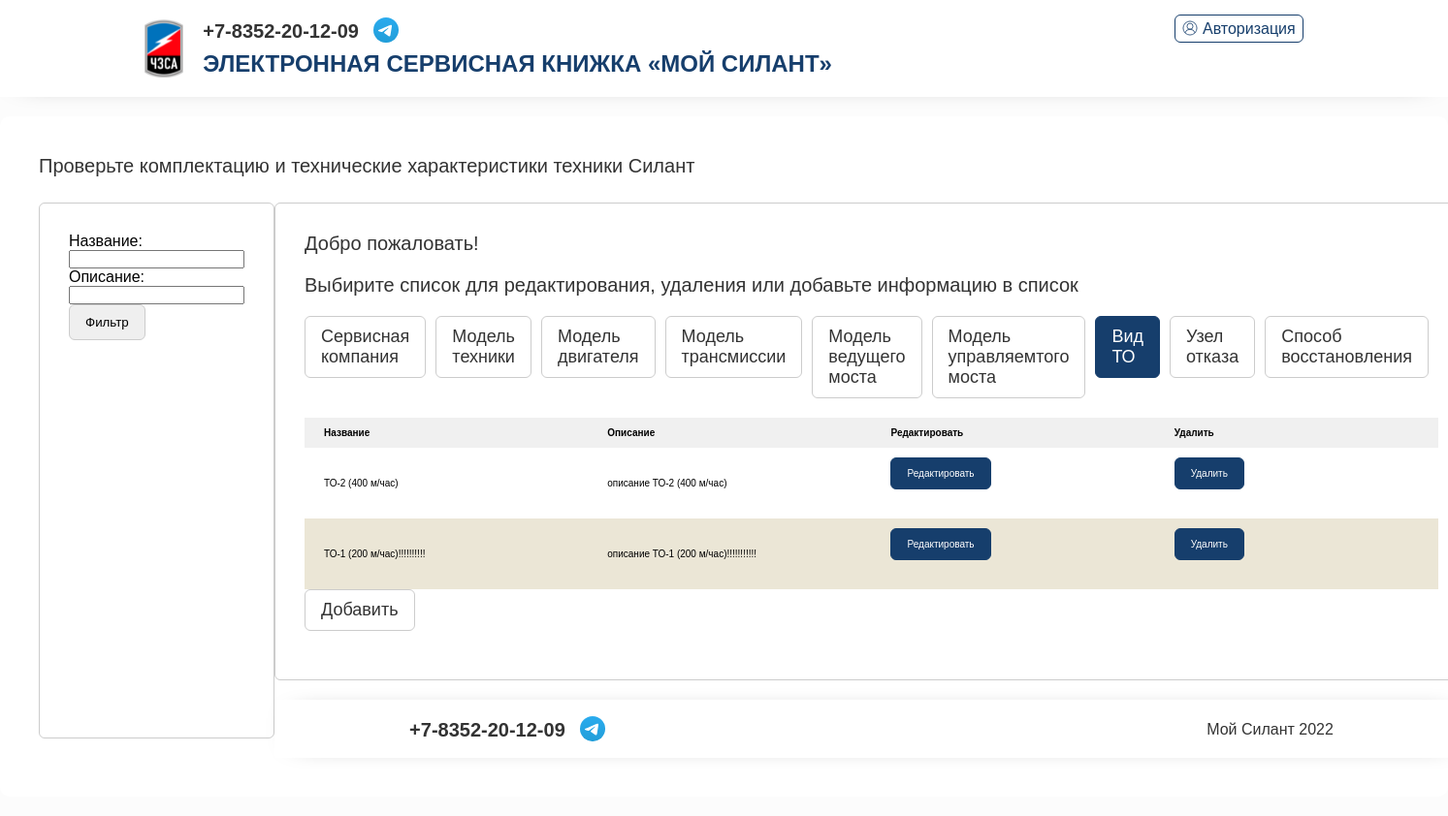
The page /servisetype/ on the database its author committed.
### service/models.py (models this page shows, shortened)
class ServiceType(models.Model):
    name = models.TextField(verbose_name='Название')
    description = models.TextField(verbose_name='Описание')
    class Meta:
        verbose_name = 'Вид ТО'

### service/views.py (the view)
# urls.py: path('servisetype/', ServiceTypeListView.as_view(), name='servisetype'),
class ServiceTypeListView(ListView):
    model = ServiceType
    context_object_name = 'servicetype'
    template_name = 'lists/servicetype_list.html'
    queryset = ServiceType.objects.all()
    def get_context_data(self, **kwargs):  # забираем отфильтрованные объекты переопределяя метод get_context_data у наследуемого класса (привет, полиморфизм, мы скучали!!!)
        context = super().get_context_data(**kwargs)
        context['filter'] = ServiceTypeFilter(self.request.GET, queryset=self.get_queryset())  # вписываем наш фильтр в контекст
        return context

### templates/lists/servicetype_list.html (shortened to what this page needs)
<!DOCTYPE html>
{% extends 'base.html' %}
    {% load static %}
    {% block content %}
    <div id="content">
      <div class="centrator">
        <section>
  <div class="line">
    <span class="title">
      Проверьте комплектацию и технические характеристики техники Силант
    </span>
  </div>
  <div class="line">
      <div class="search_result">
      <div class="result_info">
        <div class="result_collection">
            <form method="GET">
              {{ filter.form }}
                <div class="tabs">
                <input class="tab" type="submit" value="Фильтр">
                </div>
            </form>
      </div>
    </div>
  </div>
    <div class="column">
      <div class="search_result">
        <div class="result_info">
          <span>Добро пожаловать! {{request.user.username}}</span>
        </div>
        <div class="result_info">
          <span>Выбирите список для редактирования, удаления или добавьте информацию в список</span>
        </div>
        <div class="result_collection">
          <div class="tabs">
            <a href="/servisecomp/">
            <div class="tab">
              <span>
                Сервисная компания
              </span>
            </div>
            </a>
            <a href="/modeltech/">
              <div class="tab">
              <span>
                Модель техники
              </span>
            </div>
            </a>
            <a href="/modeleng/">
            <div class="tab">
              <span>
                Модель двигателя
              </span>
            </div>
            </a>
            <a href="/modeltrans/">
            <div class="tab">
              <span>
                Модель трансмиссии
              </span>
            </div>
            </a>
            <a href="/modelaxel/">
            <div class="tab">
              <span>
                Модель ведущего моста
              </span>
            </div>
            </a>
            <a href="/modelsteer/">
            <div class="tab">
              <span>
                Модель управляемтого моста
              </span>
            </div>
            </a>
            <a href="/servisetype/">
            <div class="tab active">
              <span>
                Вид ТО
              </span>
            </div>
            </a>
            <a href="/fnode/">
            <div class="tab">
              <span>
                Узел отказа
              </span>
            </div>
            </a>
            <a href="/reco/">
            <div class="tab">
              <span>
                Способ восстановления
              </span>
            </div>
            </a>
          </div>
        </div>
        <div class="result_collection">
          <table>
            <tbody><tr>
              <th class="nam left">Название</th>
              <th class="nam left">Описание</th>
              <th class="nam left">Редактировать</th>
              <th class="nam left">Удалить</th>
            </tr>
            {% for m in filter.qs %}
            <tr id="myUL">
              <td class="nam left">{{m.name}}</td>
              <td class="nam left">{{m.description}}</td>
              <td class="nam left">
                <div class="tabs">
                  <a href="{% url 'edit_servisetype' m.pk %}">
                    <div class="tab active">
                      <span>
                        <div class="smalltext">Редактировать</div>
                      </span>
                    </div>
                  </a>
                </div>
              </td>
              <td class="nam left">
                <div class="tabs">
                  <a href="{% url 'delete_servisetype' m.pk %}">
                    <div class="tab active">
                      <span>
                        <div class="smalltext">Удалить</div>
                      </span>
                    </div>
                  </a>
                </div>
              </td>
            </tr>
            {% endfor %}
          </tbody></table>
          <div class="tabs">
                  <a href="{% url 'create_servisetype' %}">
                    <div class="tab">
                      <span>
                        Добавить
                      </span>
                    </div>
                  </a>
                </div>
        </div>
      </div>
        {% endblock content %}

### static/olegu/Oleg_files/application.debug-2cb96df4866c9f40e0644ec44ed070e52bf590b47e8bc907418e140311fdd9d4.css (style rules this page uses)
:root { --cold-color: #163e6c; --hot-color: #d20a11; --blanc-color: #ebe6d6; --basic-text-color: #333; --basic-border-color: #ccc; }
.smalltext { font-size: 10px; }
* { padding: 0; margin: 0; }
p, span, li { color: var(--basic-text-color); }
a:link, a:any-link { color: var(--cold-color); text-decoration: none; }
div, input, header, footer, section { box-sizing: border-box; position: relative; }
body { min-height: 100vh; display: flex; flex-direction: column; background: #fcfcfc; font-family: Astra Sans, Helvetica, Arial, sans-serif; }
.line { display: flex; flex-direction: row; width: 100%; }
.column { flex-direction: column; width: 100%; }
.centrator { display: flex; flex-direction: row; min-width: 80%; }
#content { align-self: stretch; display: flex; flex: 1; justify-content: center; }
#content section { background: #fff; width: 100%; margin: 20px 0; padding: 40px; border-radius: 10px; height: min-content; }
#content section .search_result { border: 1px solid var(--basic-border-color); padding: 30px; margin: 20px 0; border-radius: 6px; }
#content section .search_result .result_info span { font-size: 20px; display: block; margin: 0 0 20px; }
#content section .search_result .result_collection .tabs { display: flex; margin-bottom: 20px; }
#content section .search_result .result_collection .tabs .tab { padding: 10px 16px; border-radius: 6px; margin-right: 10px; border: 1px solid var(--basic-border-color); cursor: pointer; }
#content section .search_result .result_collection .tabs .tab span { font-size: 18px; }
#content section .search_result .result_collection .tabs .tab.active, #content section .search_result .result_collection .tabs .tab:hover { border-color: var(--cold-color); background: var(--cold-color); }
#content section .search_result .result_collection .tabs .tab.active span, #content section .search_result .result_collection .tabs .tab:hover span { color: #fff; }
#content section .search_result .result_collection table { border-spacing: 0; max-width: 100%; min-width: 100%; }
#content section .search_result .result_collection table tr th { background: #f0f0f0; font-weight: bold; font-size: 10px; }
#content section .search_result .result_collection table tr td { border-spacing: 0; }
#content section .search_result .result_collection table tr:nth-child(2n+1) td { background: var(--blanc-color); }
#content section .search_result .result_collection table tr td, #content section .search_result .result_collection table tr th { padding: 10px 20px; }
#content section .search_result .result_collection table tr td.left, #content section .search_result .result_collection table tr th.left { text-align: left; }
#content section .search_result .result_collection table tr td.nam, #content section .search_result .result_collection table tr th.nam { min-width: 10px; max-width: 50px; font-size: 10px; }
#content section .title { font-size: 20px; cursor: default; margin-bottom: 6px; }
#content section form { width: 100%; display: flex; flex-direction: column; }

### rows shown on the page
ServiceType: name "ТО-2 (400 м/час)", description "описание ТО-2 (400 м/час)"
ServiceType: name "ТО-1 (200 м/час)!!!!!!!!!!", description "описание ТО-1 (200 м/час)!!!!!!!!!!!"
